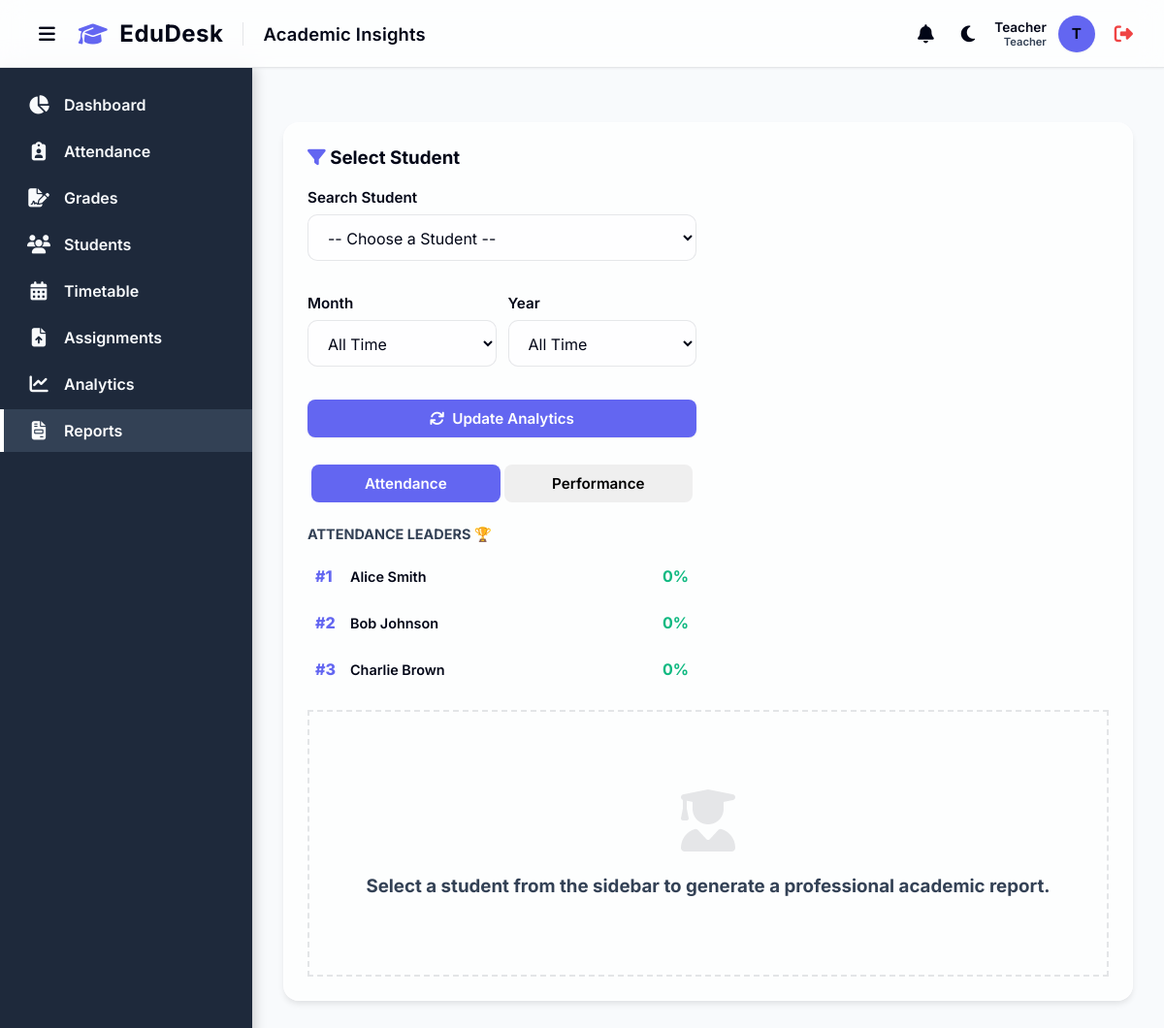
/reports (signed in), run on an earlier commit of the app's database.
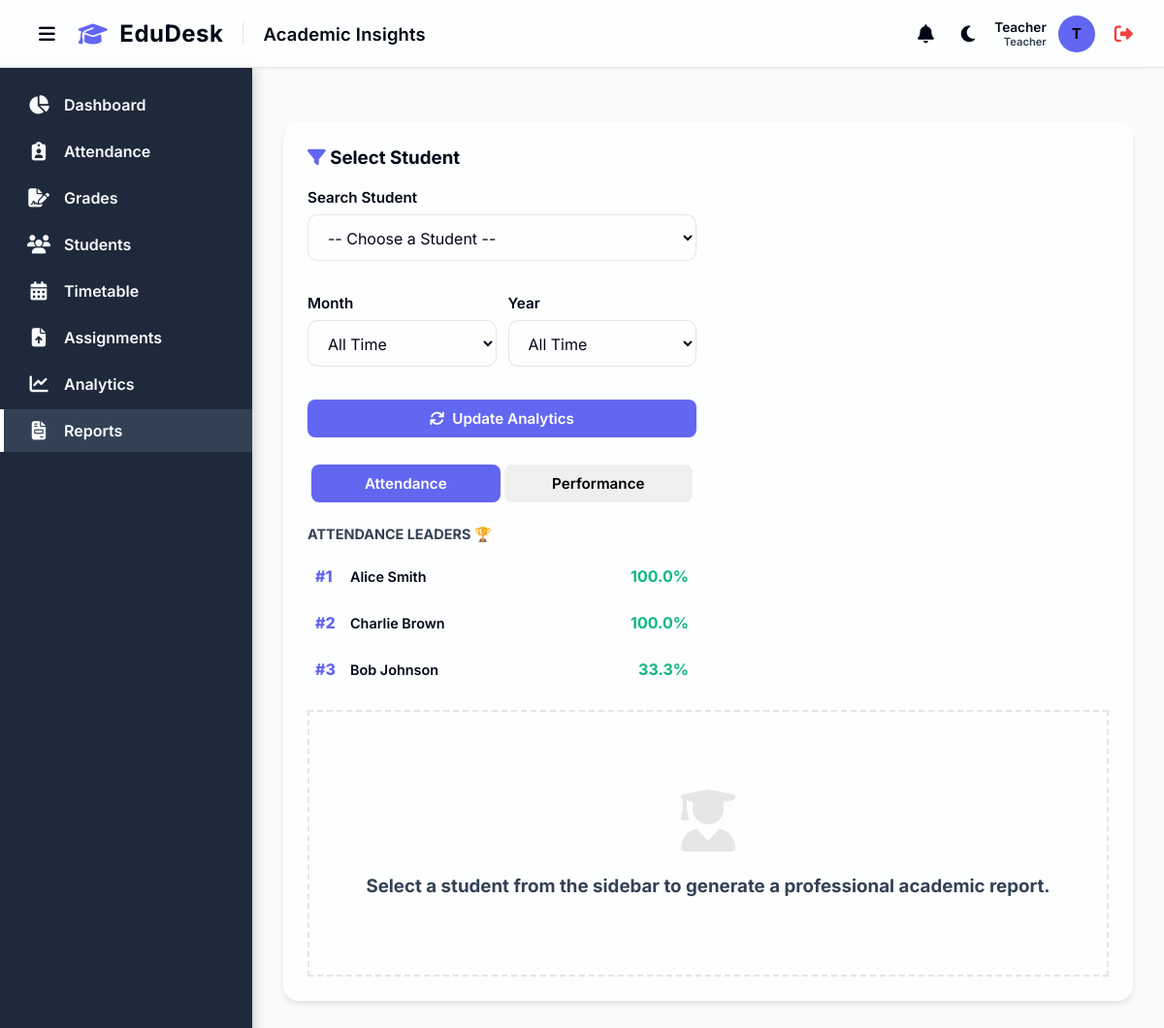
And on a later commit of the database.
### models.py (models this page shows)
class Student(db.Model):
    id = db.Column(db.Integer, primary_key=True)
    roll_number = db.Column(db.String(20), unique=True, nullable=False)
    name = db.Column(db.String(100), nullable=False)
    email = db.Column(db.String(120), unique=True, nullable=True)
    phone = db.Column(db.String(20), nullable=True)
    department = db.Column(db.String(50), nullable=True)
    semester = db.Column(db.Integer, nullable=True)
    batch = db.Column(db.String(50), nullable=True)
    teacher_id = db.Column(db.Integer, db.ForeignKey('user.id'), nullable=True)
    user_id = db.Column(db.Integer, db.ForeignKey('user.id'), nullable=True) # For Student Login
    parent_id = db.Column(db.Integer, db.ForeignKey('user.id'), nullable=True) # For Parent Linkage
    teacher = db.relationship('User', foreign_keys=[teacher_id], backref='students_mentored')
    user_account = db.relationship('User', foreign_keys=[user_id], backref='student_profile')
    parent = db.relationship('User', foreign_keys=[parent_id], backref='children')
    attendances = db.relationship('Attendance', backref='student', lazy=True)
    grades = db.relationship('Grade', backref='student', lazy=True)
    submissions = db.relationship('Submission', backref='student', lazy=True)

### app.py (the view, shortened to what this page needs)
@app.route('/reports')
@login_required
def reports():
    student_id = request.args.get('student_id', type=int)
    month = request.args.get('month', type=int)
    year = request.args.get('year', type=int)
    selected_student = None
    student_grades = []
    present_days = 0
    absent_days = 0
    all_students = Student.query.all()
    leaderboard_att = []
    leaderboard_perf = []
    for s in all_students:
        total_att = Attendance.query.filter_by(student_id=s.id).count()
        present = Attendance.query.filter_by(student_id=s.id, status='Present').count()
        att_rate = round((present / total_att * 100), 1) if total_att > 0 else 0
        leaderboard_att.append({'name': s.name, 'rate': att_rate, 'id': s.id})
        grades = Grade.query.filter_by(student_id=s.id).all()
        if grades:
            avg_perc = sum([(g.score/g.max_score)*100 for g in grades]) / len(grades)
            leaderboard_perf.append({'name': s.name, 'score': round(avg_perc, 1), 'id': s.id})
        else:
            leaderboard_perf.append({'name': s.name, 'score': 0, 'id': s.id})
    leaderboard_att = sorted(leaderboard_att, key=lambda x: x['rate'], reverse=True)[:10]
    leaderboard_perf = sorted(leaderboard_perf, key=lambda x: x['score'], reverse=True)[:10]
    if current_user.role == 'Admin':
        students = Student.query.all()
    elif current_user.role == 'Teacher':
        students = Student.query.filter_by(teacher_id=current_user.id).all()
    elif current_user.role == 'Student':
        students = Student.query.filter_by(user_id=current_user.id).all()
        if not student_id and students:
            student_id = students[0].id
    elif current_user.role == 'Parent':
        students = Student.query.filter_by(parent_id=current_user.id).all()
        if not student_id and students:
            student_id = students[0].id
    else:
        students = []
    return render_template('reports.html',
                          students=students,
                          selected_student=selected_student,
                          student_grades=student_grades,
                          present_days=present_days,
                          absent_days=absent_days,
                          leaderboard_att=leaderboard_att,
                          leaderboard_perf=leaderboard_perf,
                          selected_month=month,
                          selected_year=year,
                          today=datetime.now())

### app.py (called while the page is built)
@login_manager.user_loader
def load_user(user_id):
    return User.query.get(int(user_id))

### templates/reports.html (shortened to what the changed rows need)
{% extends "base.html" %}
{% block page_title %}Academic Insights{% endblock %}
{% block content %}
<div class="dashboard-grid">
    <div style="grid-column: span 1; display: flex; flex-direction: column; gap: 24px;">
        <div class="glass-card no-print">
            <div id="attBoard">
                <div style="display: flex; flex-direction: column; gap: 12px;">
                    {% for p in leaderboard_att %}
                    <div style="display: flex; align-items: center; gap: 12px; padding: 8px; border-radius: 8px; background: rgba(var(--primary-rgb), 0.03);">
                        <div style="font-weight: 800; color: var(--primary-color); width: 24px;">#{{ loop.index }}</div>
                        <div style="flex: 1; font-weight: 600; font-size: 0.9rem;">{{ p.name }}</div>
                        <div style="font-weight: 700; color: #10B981;">{{ p.rate }}%</div>
                    </div>
                    {% endfor %}
                </div>
            </div>
        </div>
    </div>
</div>
{% endblock %}

What changed in the data, as far as the page shows it:
changed Student "Alice Smith": rate "0" → "100.0"
shown differently, row unchanged: Student "Charlie Brown": rate "0" → "100.0"; moves up the list
computed for Student "Bob Johnson": rate "0" → "33.3"
